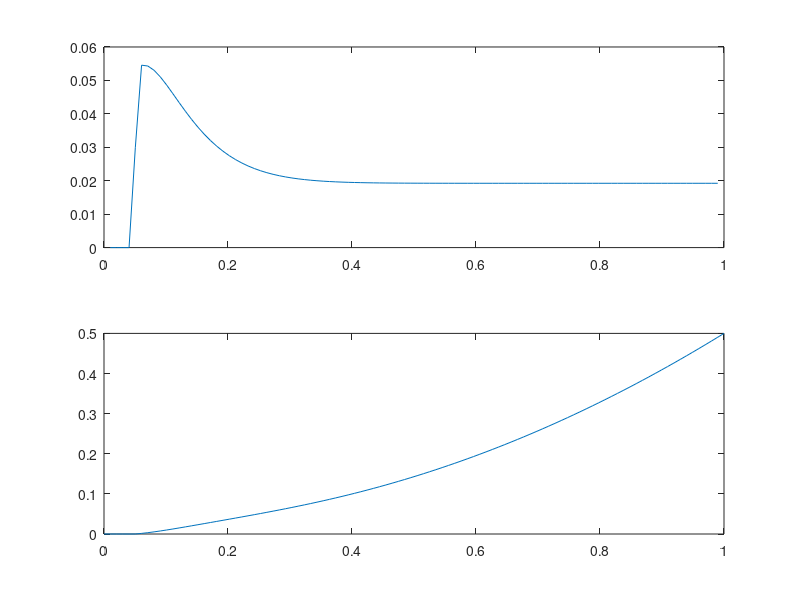

Source code (MATLAB):
W = 1;
G = 4;
d = 0.25;
R = 1;
rstar = 0.05;
points = 100;


i = 2:points-1;
numSteps = 100000;

%relaxation method
Psi = zeros(1,points);
Psi(1) = 0;
Psi(end) = 0.5*W*R^2;
r = linspace(0,R,points);
dr = r(2)-r(1);
tol = dr;

Psi(i) = 0.5*W*i.^2;
%f is the RHS of the SL equation
f = @(r,Psi) G^2/(2*W*d^2*pi^2) * ((r.^2*W./(2*Psi) -1).*(exp(-2*Psi/(W*d^2)) - exp(-4*Psi/(W*d^2))));
for currentStep =1:numSteps
Psi(i) = 0.2*(Psi(i+1).*(2-dr./r(i)) +Psi(i)+ Psi(i-1).*(2 + dr./r(i)) - (f(r(i),Psi(i))*(2*dr^2)));
%BCs
Psi(r-rstar < tol) = 0;
Psi(end) = 0.5*W*R^2;
end
w = (Psi(i+1) - Psi(i-1))./r(i);
subplot(2,1,1)
plot(r(i),w)
subplot(2,1,2)
plot(r,Psi)

axis([0,R,0,inf])